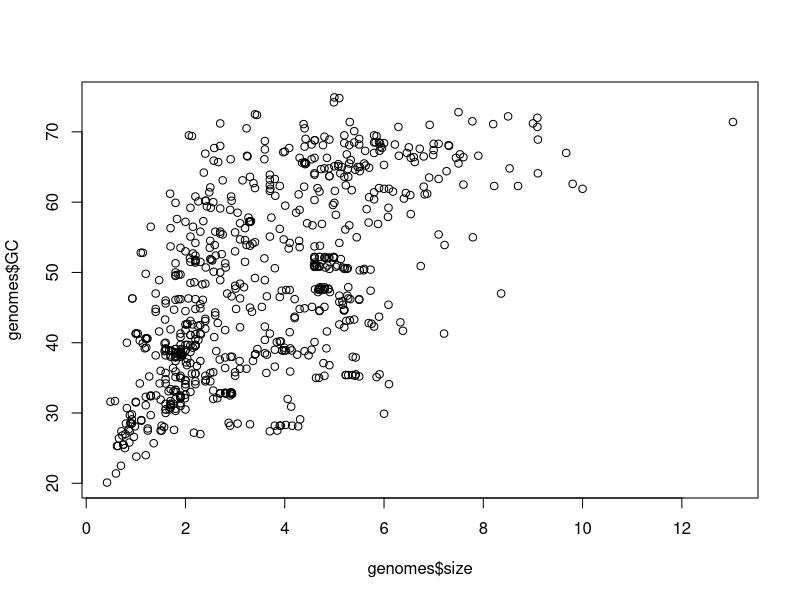
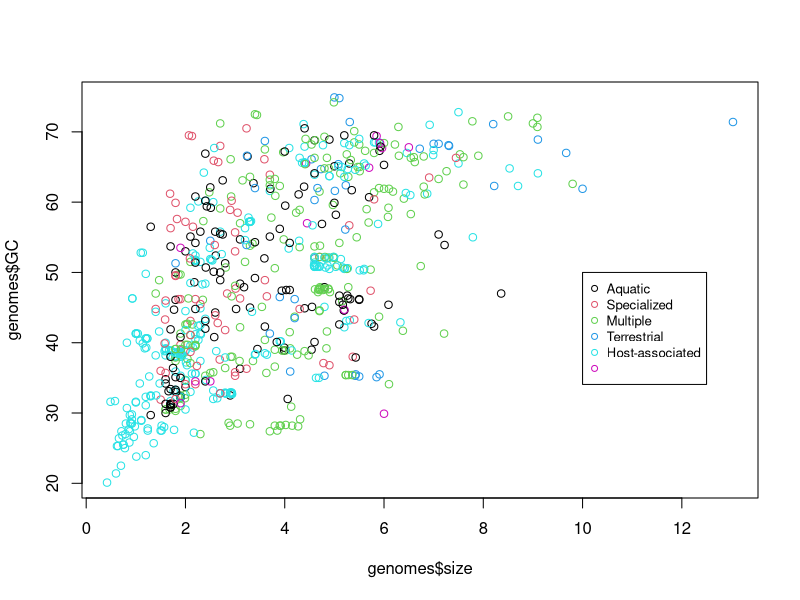
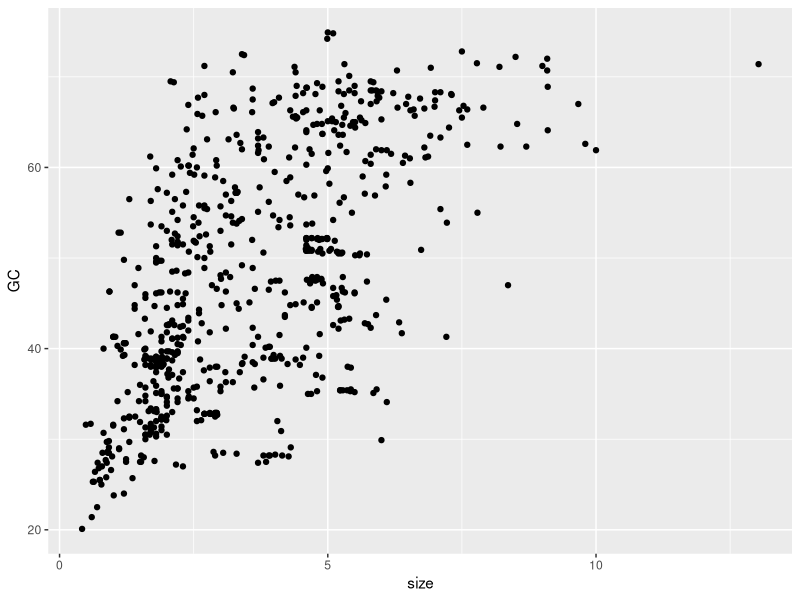
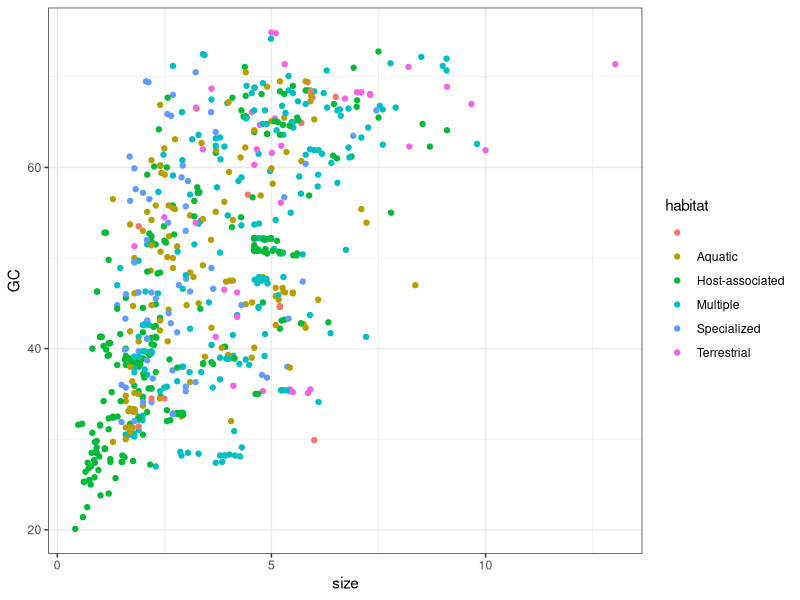
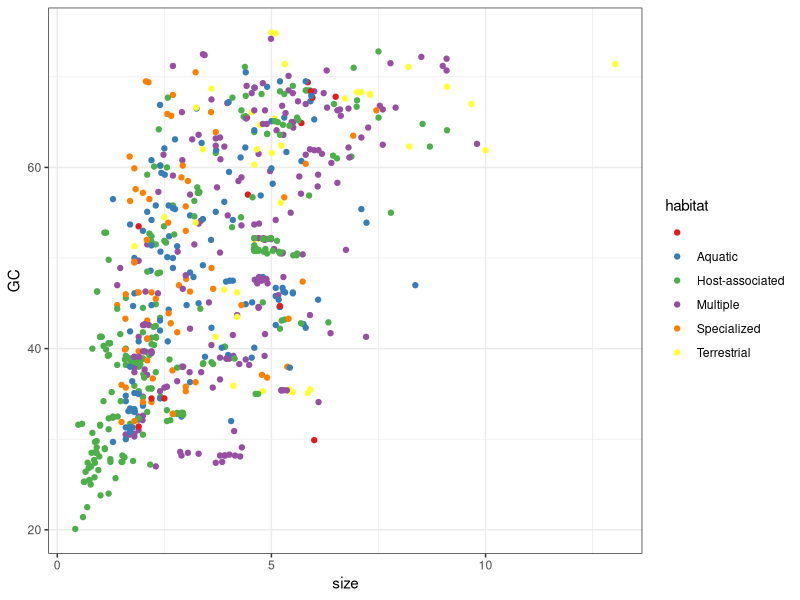

The R script that drew these images, in order:
## ---- chunk 1
# wczytanie danych dotyczących wielkości genomów bakteryjnych
genomes <- read.table('data/genomes.txt')

# wykres zależności wielkości genomu od procenta par GC
plot(genomes$size, genomes$GC)

# dodanie koloru według środowiska życia i legendy
plot(genomes$size, genomes$GC, col = factor(genomes$habitat, 
                                            levels = c("Aquatic", "Specialized", "Multiple", "Terrestrial", "Host-associated", "")))
legend(10, 50, legend=c( "Aquatic", "Specialized", "Multiple", "Terrestrial", "Host-associated", ""),
       col = palette()[1:6], cex = 0.8, pch = 21)

## ---- chunk 2
# wczytanie biblioteki
library(ggplot2)
# wykres zależności wielkości genomu od procenta GC
ggplot(genomes, aes(x = size, y = GC))+
  geom_point()

# ten sam wykres pokolorowany według środowiska życia
ggplot(genomes, aes(x = size, y = GC, color = habitat))+
  geom_point()+
  theme_bw()

# zmiana skali koloru na Rcolorbrewer
ggplot(genomes, aes(x = size, y = GC, color = habitat))+
  geom_point()+
  theme_bw()+
  scale_color_brewer(palette = 'Set1')


